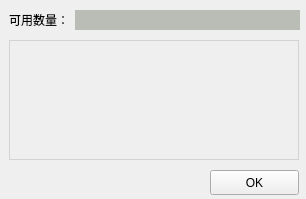
<?xml version="1.0" encoding="UTF-8"?>
<ui version="4.0">
 <class>CamConfig</class>
 <widget class="QWidget" name="CamConfig">
  <property name="geometry">
   <rect>
    <x>0</x>
    <y>0</y>
    <width>306</width>
    <height>199</height>
   </rect>
  </property>
  <property name="windowTitle">
   <string>摄像头配置信息</string>
  </property>
  <widget class="QWidget" name="widget" native="true">
   <property name="enabled">
    <bool>true</bool>
   </property>
   <property name="geometry">
    <rect>
     <x>9</x>
     <y>40</y>
     <width>290</width>
     <height>120</height>
    </rect>
   </property>
   <property name="minimumSize">
    <size>
     <width>290</width>
     <height>120</height>
    </size>
   </property>
   <property name="maximumSize">
    <size>
     <width>290</width>
     <height>120</height>
    </size>
   </property>
   <property name="styleSheet">
    <string notr="true">border:1px solid lightgray;</string>
   </property>
   <layout class="QVBoxLayout" name="verticalLayout"/>
  </widget>
  <widget class="QWidget" name="layoutWidget">
   <property name="geometry">
    <rect>
     <x>9</x>
     <y>9</y>
     <width>291</width>
     <height>22</height>
    </rect>
   </property>
   <layout class="QHBoxLayout" name="horizontalLayout">
    <item>
     <widget class="QLabel" name="label">
      <property name="maximumSize">
       <size>
        <width>16777215</width>
        <height>20</height>
       </size>
      </property>
      <property name="text">
       <string>可用数量：</string>
      </property>
     </widget>
    </item>
    <item>
     <widget class="QLineEdit" name="camCountLine">
      <property name="maximumSize">
       <size>
        <width>16777215</width>
        <height>20</height>
       </size>
      </property>
      <property name="styleSheet">
       <string notr="true">background-color: rgb(186, 189, 182);</string>
      </property>
      <property name="frame">
       <bool>false</bool>
      </property>
      <property name="readOnly">
       <bool>true</bool>
      </property>
      <property name="cursorMoveStyle">
       <enum>Qt::LogicalMoveStyle</enum>
      </property>
      <property name="clearButtonEnabled">
       <bool>false</bool>
      </property>
     </widget>
    </item>
   </layout>
  </widget>
  <widget class="QPushButton" name="pushButton">
   <property name="geometry">
    <rect>
     <x>210</x>
     <y>170</y>
     <width>89</width>
     <height>25</height>
    </rect>
   </property>
   <property name="text">
    <string>OK</string>
   </property>
  </widget>
 </widget>
 <resources/>
 <connections/>
</ui>
